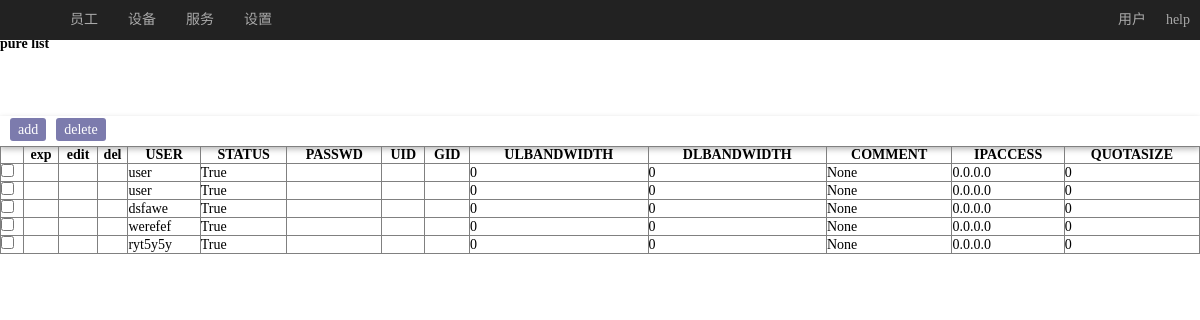
/pure_list/, run on the app's committed database.
### web/models.py (models this page shows)
class pureftp(models.Model):
    status = models.BooleanField(default=1)
    user=models.CharField(max_length=32)
    password=models.CharField(max_length=64)
    uid=models.CharField(max_length=11)
    gid=models.CharField(max_length=11)
    dir=models.CharField(max_length=128)
    ulbandwidth=models.IntegerField(default=0)
    dlbandwidth=models.IntegerField(default=0)
    comment=models.TextField(null=True)
    ipaccess=models.CharField(max_length=15,default='0.0.0.0')
    quotasize=models.IntegerField(default=0)
    quotafiles=models.IntegerField(default=0)
    createdate=models.DateField()
    lastedate=models.DateField()

### web/views.py (the view)
# urls.py: path('pure_list/', views.view_pure_list),
def view_pure_list(request):
    context={}
    context['hello']='pure list'
    ps = pureftp.objects.all()
    context['context'] = ps
    return render(request, 'pure_list.html', context)

### templates/pure_list.html (shortened to what this page needs)
{% extends "base.html" %}
{% block styecss %}
    <link rel="stylesheet" type="text/css" href="/static/css/view_hr_list.css">
{% endblock styecss %}
{% block mainbody %}
    <div class="header">
        <h3>{{ hello }}</h3>
    </div>
    <div class="cmd_nav">
        <ul class="cmd">
            <li>
                <a href="/search_form/">add</a>
            </li>
            <li>
                <a href="#">delete</a>
            </li>
        </ul>
    </div>
    <context>
        <div class="listview">
            <table border="1">
                <thead>
                    <tr>
                        <th></th>
                        <th>exp</th>
                        <th>edit</th>
                        <th>del</th>
                        <th>USER</th>
                        <th>STATUS</th>
                        <th>PASSWD</th>
                        <th>UID</th>
                        <th>GID</th>
                        <th>ULBANDWIDTH</th>
                        <th>DLBANDWIDTH</th>
                        <th>COMMENT</th>
                        <th>IPACCESS</th>
                        <th>QUOTASIZE</th>
                    </tr>
                </thead>
                <tbody>
                    {% for item in context %}
                        <tr>
                            <td><input type="checkbox"></td>
                            <td><a href=""></a></td>
                            <td><a href=""></a></td>
                            <td><a href=""></a></td>
                            <td>{{ item.user }}</td>
                            <td>{{ item.status }}</td>
                            <td>{{ item.passwd }}</td>
                            <td>{{ item.uid }}</td>
                            <td>{{ item.gid }}</td>
                            <td>{{ item.ulbandwidth }}</td>
                            <td>{{ item.dlbandwidth }}</td>
                            <td>{{ item.comment }}</td>
                            <td>{{ item.ipaccess }}</td>
                            <td>{{ item.quotasize }}</td>
                        </tr>
                    {% endfor %}
                </tbody>
            </table>
        </div>
	</context>
    <div class="footbar">
    </div>
{% endblock %}

### static/css/base.css (style rules this page uses)
* { margin:0;padding:0; font-family:"Microsoft Yahei"; font-size: 14px; }

### static/css/view_hr_list.css (style rules this page uses)
* { margin: 0px;padding: 0px; }
.header { height: 80px; }
.cmd_nav { height: 30px;border-top: 1px solid a8a8a8;border-bottom: 1px solid cacaca;box-shadow: 0 3px 6px 0 rgba(0,0,0,.3); }
.cmd_nav .cmd li { float: left;margin-left: 10px;list-style-type: none; }
.cmd_nav .cmd li a { text-decoration: none;color: white;background: #7c7bad;line-height: 28px;padding: 4px 8px;border-radius: 3px; }
context { padding: 0px; }
table { width: 100%;border-collapse: collapse; }
.footbar { height:80px; }

### data on the page
pureftp: user "user", status "True", ulbandwidth "0", dlbandwidth "0", comment "None", ipaccess "0.0.0.0", quotasize "0"
pureftp: user "user", status "True", ulbandwidth "0", dlbandwidth "0", comment "None", ipaccess "0.0.0.0", quotasize "0"
pureftp: user "dsfawe", status "True", ulbandwidth "0", dlbandwidth "0", comment "None", ipaccess "0.0.0.0", quotasize "0"
pureftp: user "werefef", status "True", ulbandwidth "0", dlbandwidth "0", comment "None", ipaccess "0.0.0.0", quotasize "0"
pureftp: user "ryt5y5y", status "True", ulbandwidth "0", dlbandwidth "0", comment "None", ipaccess "0.0.0.0", quotasize "0"

### other printed values
{{ hello }} "pure list"
